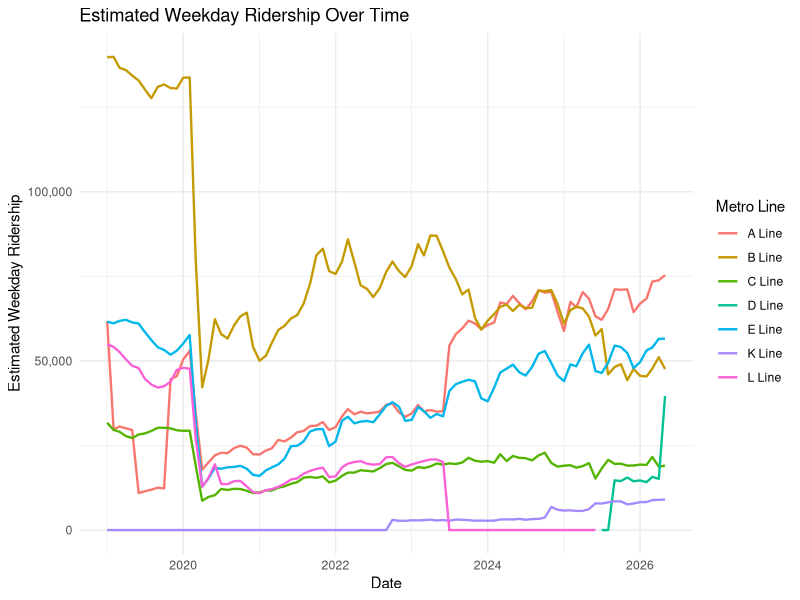
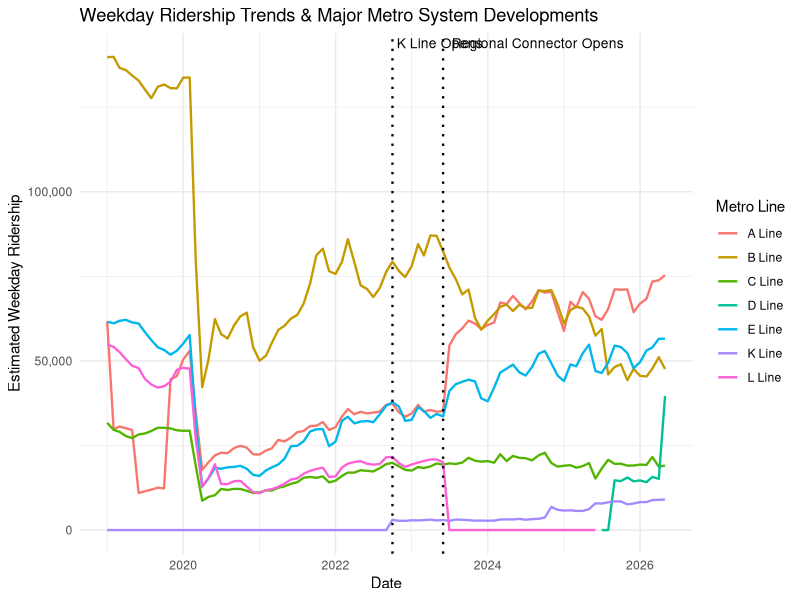
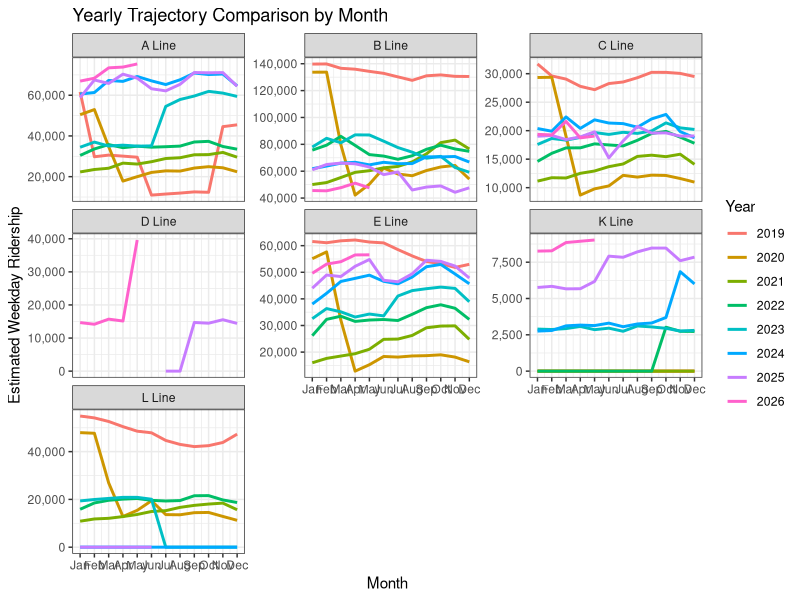
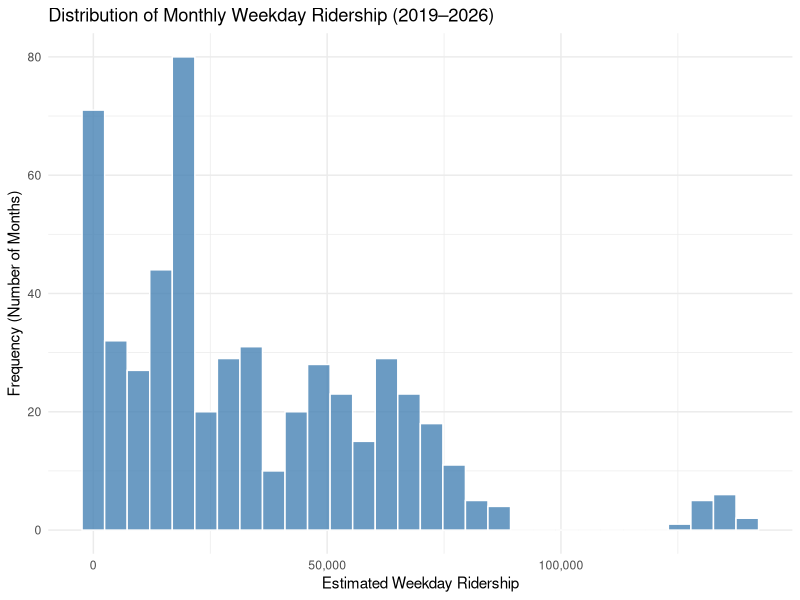
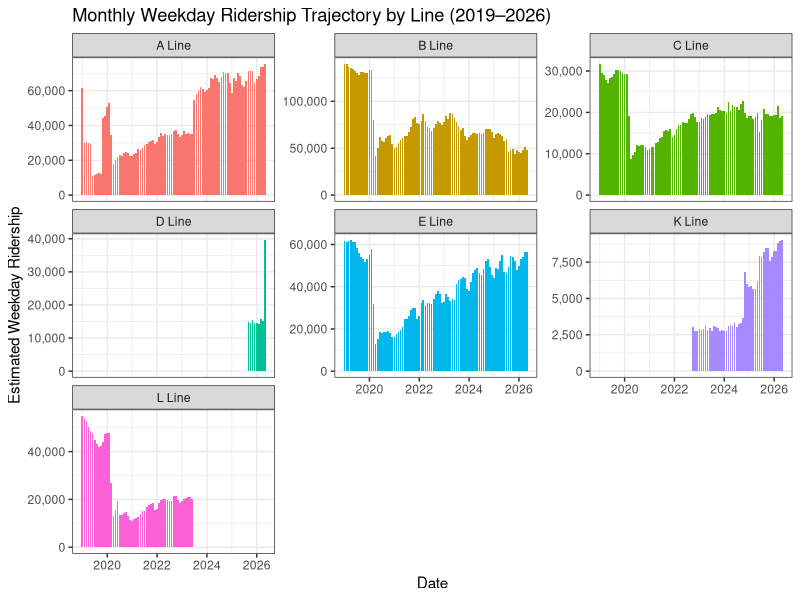

The R source for these figures, in order:
## ---- chunk 1
knitr::opts_chunk$set(echo = TRUE)
## ---- chunk 2
metro <- read.csv("metro_ridership.csv")
head(metro)

# 1. Load the required package
library(ggplot2)

# 2. Create the date column so line plots work properly
metro$date <- as.Date(paste(metro$year, metro$month, "01", sep = "-"))

# 3. Create the graph ~ looking at ridership over time for each line
ggplot(metro, aes(x = date, y = est_wkday_ridership, color = line_name)) +
  geom_line(linewidth = 0.8) +
  scale_y_continuous(labels = scales::comma) +
  labs(
    title = "Estimated Weekday Ridership Over Time",
    x = "Date",
    y = "Estimated Weekday Ridership",
    color = "Metro Line"
  ) +
  theme_minimal()
## ---- chunk 3
# Adding dates when the new Metro projects were opened
# October 2022: The K line is opened
# June 2023: Regional Connecter opening (Re-links of A, E, and L lines)
events <- data.frame(
  date = as.Date(c("2022-10-01", "2023-06-01")),
  label = c("K Line Opens", "Regional Connector Opens")
)

ggplot(metro, aes(x = date, y = est_wkday_ridership, color = line_name)) +
  geom_line(linewidth = 0.8) +
  geom_vline(data = events, aes(xintercept = date), linetype = "dotted", linewidth = 0.8) +
  geom_text(data = events, aes(x = date, y = Inf, label = label), 
            vjust = 1.5, hjust = -0.05, inherit.aes = FALSE, size = 3.5) +
  scale_y_continuous(labels = scales::comma) +
  labs(
    title = "Weekday Ridership Trends & Major Metro System Developments",
    x = "Date",
    y = "Estimated Weekday Ridership",
    color = "Metro Line"
  ) +
  theme_minimal()
## ---- chunk 4
# Compare years Side by Side
ggplot(metro, aes(x = month, y = est_wkday_ridership, color = as.factor(year))) +
  geom_line(linewidth = 1) +
  facet_wrap(~ line_name, scales = "free_y") +
  scale_x_continuous(breaks = 1:12, labels = month.abb) +
  scale_y_continuous(labels = scales::comma) +
  labs(
    title = "Yearly Trajectory Comparison by Month",
    x = "Month",
    y = "Estimated Weekday Ridership",
    color = "Year"
  ) +
  theme_bw()
## ---- chunk 5
library(dplyr)
metro %>%
  filter(year >= 2019 & year <= 2026) %>%
  ggplot(aes(x = est_wkday_ridership)) +
  geom_histogram(bins = 30, fill = "steelblue", color = "white", alpha = 0.8) +
  scale_x_continuous(labels = scales::comma) +
  labs(
    title = "Distribution of Monthly Weekday Ridership (2019–2026)",
    x = "Estimated Weekday Ridership",
    y = "Frequency (Number of Months)"
  ) +
  theme_minimal()

## ---- chunk 6
metro %>%
  filter(year >= 2019 & year <= 2026) %>%
  ggplot(aes(x = date, y = est_wkday_ridership, fill = line_name)) +
  geom_col(show.legend = FALSE) +
  facet_wrap(~ line_name, scales = "free_y") +
  scale_x_date(date_breaks = "2 years", date_labels = "%Y") +
  scale_y_continuous(labels = scales::comma) +
  labs(
    title = "Monthly Weekday Ridership Trajectory by Line (2019–2026)",
    x = "Date",
    y = "Estimated Weekday Ridership"
  ) +
  theme_bw()
